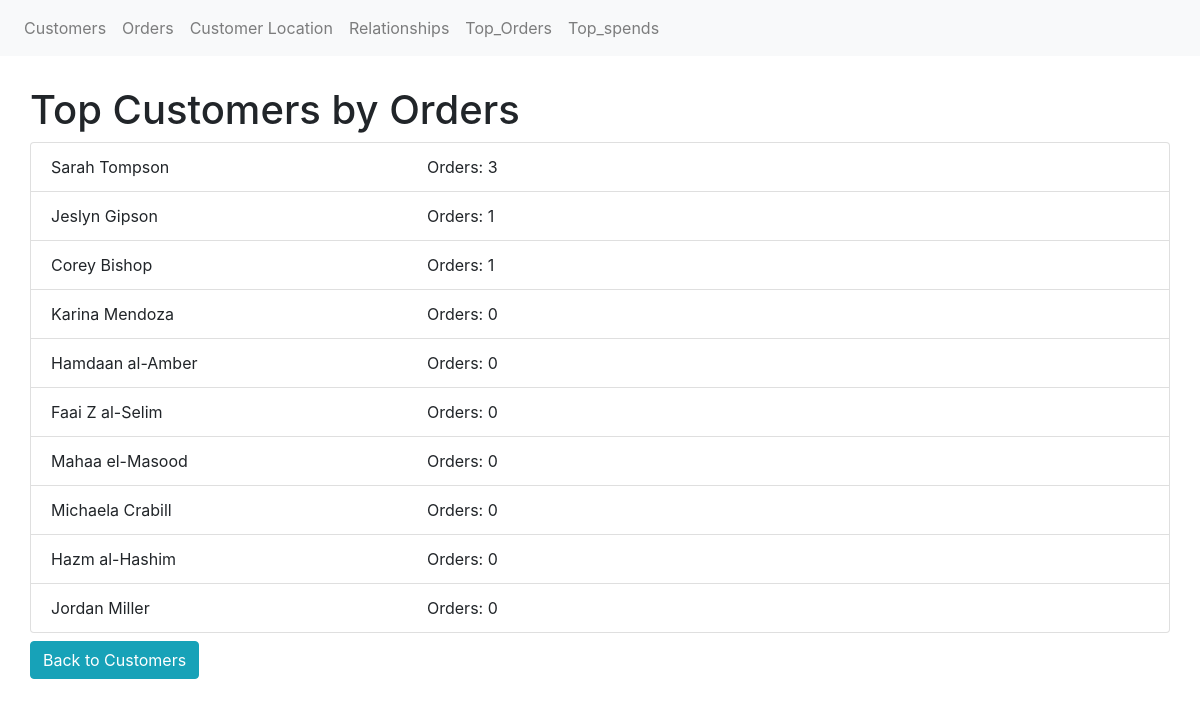
/top_orders, run on an earlier commit of the app's database.
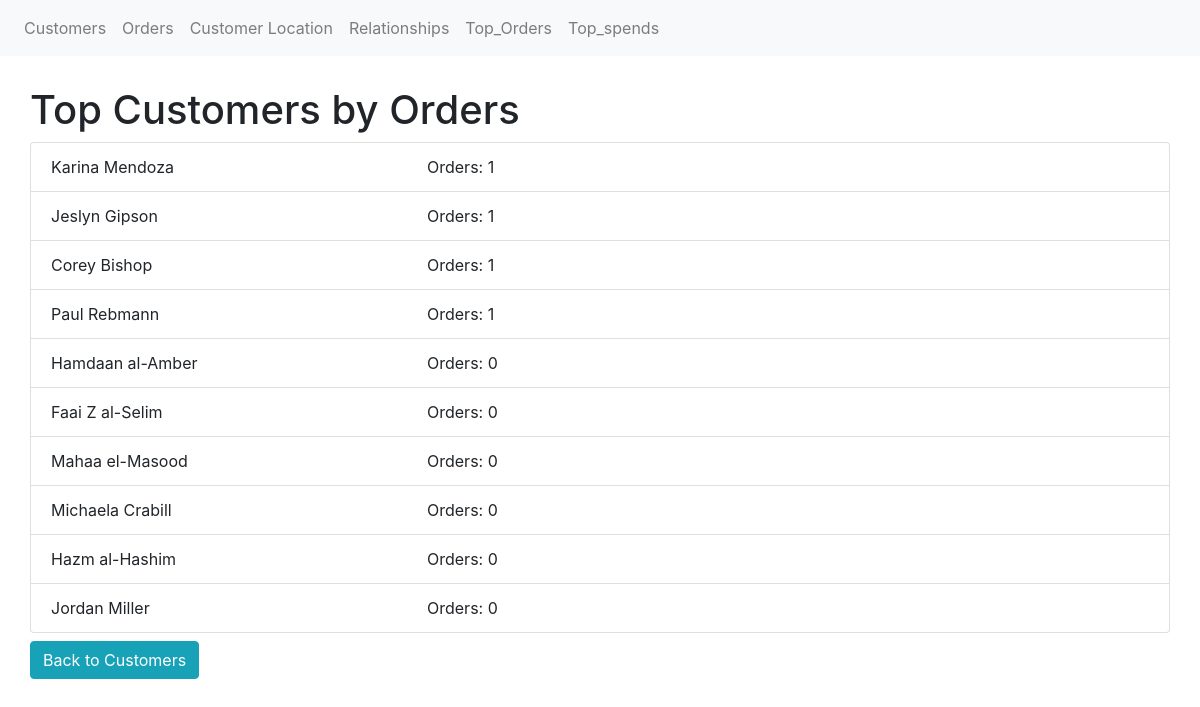
And on a later commit of the database.
### app/models.py (models this page shows, shortened)
class Customer(db.Model):
    __tablename__ = 'Customer'
    customer_id = db.Column(db.Integer, primary_key=True)
    customer_first_name = db.Column(db.String(50))
    customer_last_name = db.Column(db.String(50))
    age = db.Column(db.Integer)
    country = db.Column(db.String(50))
    orders = db.relationship('Order',lazy=True, cascade='all, delete-orphan')

### app/routes.py (the view)
@app.route('/top_orders')
def top_orders():
    customers = Customer.query.all()
    customers_most_orders = sorted(customers, key=lambda x: len(x.orders), reverse=True)[:10]
    return render_template('top_order.html', customers=customers_most_orders)

### app/templates/top_order.html (shortened to what this page needs)
{% extends "base.html" %}
{% block content %}
    <h1>Top Customers by Orders</h1>
    <ul class="list-group">
        {% for customer in customers %}
            <li class="list-group-item">
                    <div class="row justify-content-start">
                        <div class="col-4">
                            {{ customer.customer_first_name }}
                            {{ customer.customer_last_name }}
                        </div>
                        <div class="col-6">
                            Orders: {{ customer.orders|length }}
                        </div>
                    </div>
            </li>
        {% endfor %}
    </ul>
    <a href="{{ url_for('index') }}" class="btn btn-info mt-2">Back to Customers</a>
{% endblock %}

What changed in the data, as far as the page shows it:
removed Customer: customer_first_name "Sarah", customer_last_name "Tompson", orders|length "3"
shown differently, row unchanged: Customer "Karina": orders|length "0" → "1"; moves up the list
added Customer: customer_first_name "Paul", customer_last_name "Rebmann", orders|length "1"
